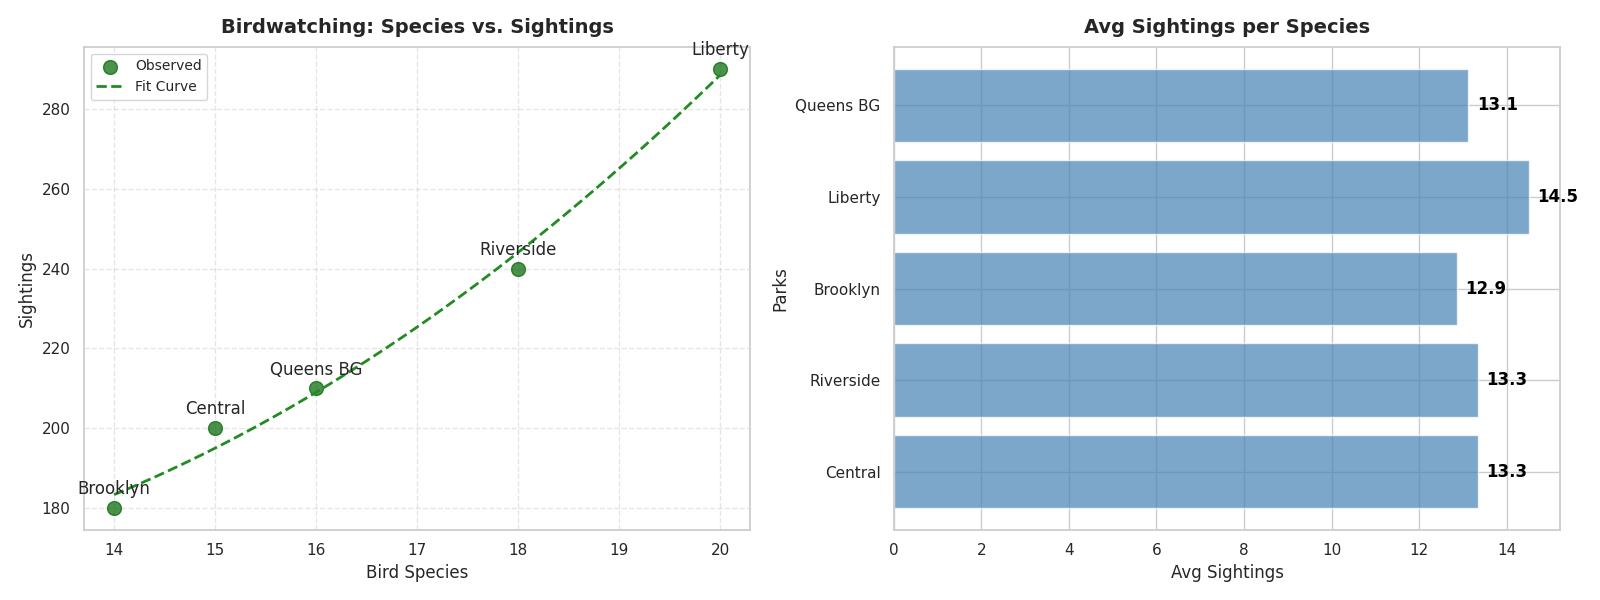

Source code (Python):
import matplotlib.pyplot as plt
import numpy as np
from scipy.optimize import curve_fit

parks = ["Central", "Riverside", "Brooklyn", "Liberty", "Queens BG"]

species_count = np.array([15, 18, 14, 20, 16])
sightings = np.array([200, 240, 180, 290, 210])

def quadratic_model(x, a, b, c):
    return a * x**2 + b * x + c

params, covariance = curve_fit(quadratic_model, species_count, sightings)

species_fit = np.linspace(min(species_count), max(species_count), 100)
sightings_fit = quadratic_model(species_fit, *params)

avg_sightings_per_species = sightings / species_count

fig, axes = plt.subplots(1, 2, figsize=(16, 6))

axes[0].scatter(species_count, sightings, color='darkgreen', label='Observed', s=100, alpha=0.7)
axes[0].plot(species_fit, sightings_fit, color='forestgreen', linestyle='--', label='Fit Curve', linewidth=2)
for i, park in enumerate(parks):
    axes[0].annotate(park, (species_count[i], sightings[i]), textcoords="offset points", xytext=(0, 10), ha='center')
axes[0].set_title("Birdwatching: Species vs. Sightings", fontsize=14, fontweight='bold', pad=10)
axes[0].set_xlabel("Bird Species", fontsize=12)
axes[0].set_ylabel("Sightings", fontsize=12)
axes[0].legend(loc='upper left', fontsize=10, frameon=True)
axes[0].grid(linestyle='--', alpha=0.5)

axes[1].barh(parks, avg_sightings_per_species, color='steelblue', alpha=0.7)
axes[1].set_title("Avg Sightings per Species", fontsize=14, fontweight='bold', pad=10)
axes[1].set_xlabel("Avg Sightings", fontsize=12)
axes[1].set_ylabel("Parks", fontsize=12)
for i, v in enumerate(avg_sightings_per_species):
    axes[1].text(v + 0.2, i, f"{v:.1f}", color='black', va='center', fontweight='bold')

plt.tight_layout()
plt.show()
